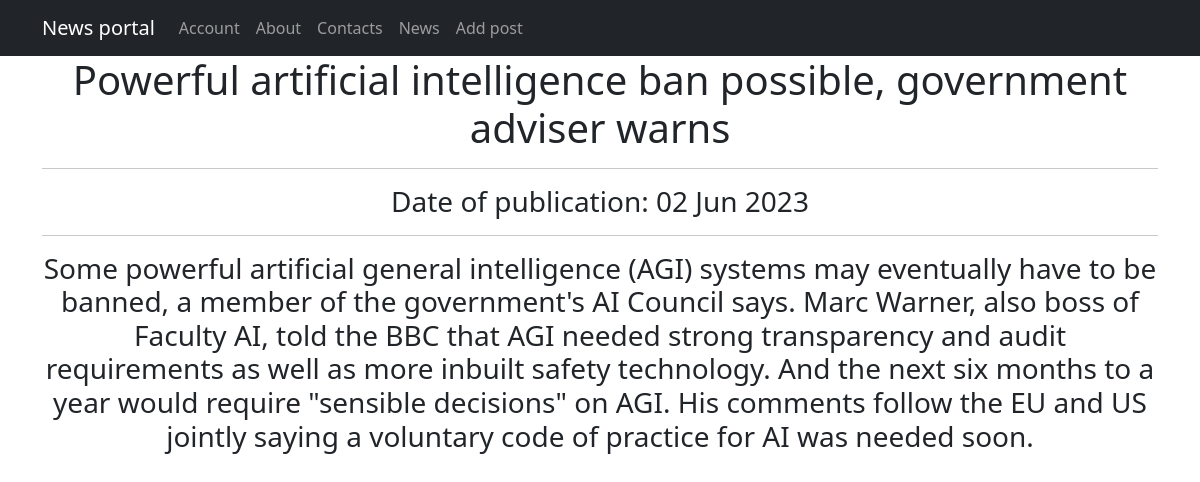
The page /news/21 on the database its author committed.
### news/models.py (models this page shows, shortened)
class Post(models.Model):  # класс постов
    news = 'NE'
    article = 'AR'
    TYPE_CHOICE = [
        (news, 'news'),
        (article, 'article'),
    ]
    type_post = models.CharField(max_length=2, choices=TYPE_CHOICE, default=news)  # тип поста
    time_add = models.DateTimeField(auto_now_add=True)  # дата и время создания
    title = models.CharField(max_length=255)  # заголовок
    text = models.TextField(max_length=10000)  # текст поста
    rating_post = models.IntegerField(default=0)  # рейтинг поста
    author = models.ForeignKey(Author, on_delete=models.CASCADE)  # связь один ко многим с автором
    categories = models.ManyToManyField(Category, through='PostCategory')  # связь многие ко многим с категориями

### news/views.py (the view)
# urls.py: path('<int:pk>', PostDetail.as_view(), name='post_detail'),
class PostDetail(DetailView):
    model = Post  # выводим посты
    template_name = 'post.html'  # шаблон для вывода
    context_object_name = 'post'  # имя списка, по которому будет обращение из html-шаблона
    def get_context_data(self, **kwargs):
        context = super().get_context_data(**kwargs)
        return context

### news/templatetags/custom_filters.py (called while the page is built)
@register.filter()
def censor(text):
    if not isinstance(text, str):
        raise ValueError("This is not a string!")
    censored_text = text  # исходный текст
    text_list = text.split()  # получаем список слов исходного текста
    for i in text_list:
        if i.lower() in BLACK_LIST:  # если слово входит в черный список
            censored_text = censored_text.replace(i, i[0]+'*'*(len(i)-1))  # первую букву оставляем, остальные заменяем
    return censored_text

### templates/post.html (shortened to what this page needs)
{% extends 'flatpages/default.html' %}
{% load custom_filters %}
{% block content %}
    <h1>{{ post.title|censor }}</h1>
    <hr>
    <h3>Date of publication: {{ post.time_add|date:'d M Y' }}</h3>
    <hr>
    <h3>{{ post.text|censor }}</h3>
{% endblock content %}

### rows shown on the page
Post: title|censor "Powerful artificial intelligence ban possible, government adviser warns", time_add "02 Jun 2023", text|censor "Some powerful artificial general intelligence (AGI) systems may eventually have to be banned, a member of the government's AI Council says. Marc Warner, also boss of Faculty AI, told the BBC that AGI needed strong transparency and audit requirements as well as more inbuilt safety technology. And the next six months to a year would require \"sensible decisions\" on AGI. His comments follow the EU and US jointly saying a voluntary code of practice for AI was needed soon."
